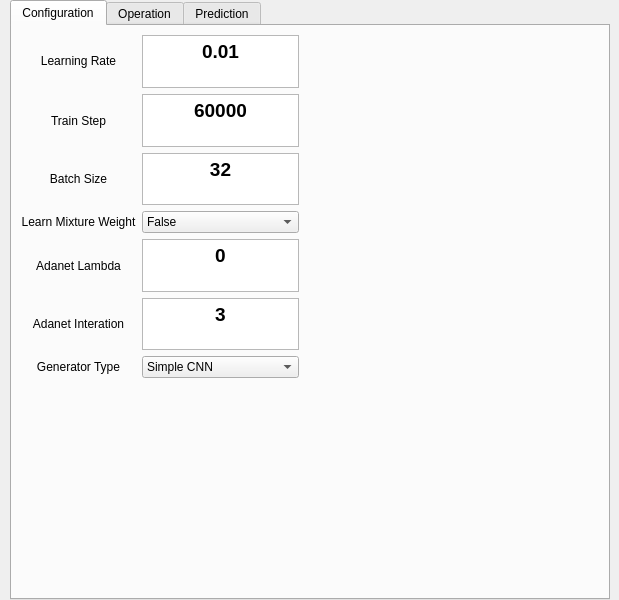
<?xml version="1.0" encoding="UTF-8"?>
<ui version="4.0">
 <class>MainWidget</class>
 <widget class="QWidget" name="MainWidget">
  <property name="geometry">
   <rect>
    <x>0</x>
    <y>0</y>
    <width>619</width>
    <height>600</height>
   </rect>
  </property>
  <property name="sizePolicy">
   <sizepolicy hsizetype="MinimumExpanding" vsizetype="MinimumExpanding">
    <horstretch>0</horstretch>
    <verstretch>0</verstretch>
   </sizepolicy>
  </property>
  <property name="contextMenuPolicy">
   <enum>Qt::NoContextMenu</enum>
  </property>
  <property name="windowTitle">
   <string>AdaNet</string>
  </property>
  <widget class="QTabWidget" name="TabWidget">
   <property name="geometry">
    <rect>
     <x>10</x>
     <y>0</y>
     <width>600</width>
     <height>600</height>
    </rect>
   </property>
   <property name="sizePolicy">
    <sizepolicy hsizetype="MinimumExpanding" vsizetype="MinimumExpanding">
     <horstretch>0</horstretch>
     <verstretch>0</verstretch>
    </sizepolicy>
   </property>
   <property name="currentIndex">
    <number>0</number>
   </property>
   <widget class="QWidget" name="ConfigTab">
    <attribute name="title">
     <string>Configuration</string>
    </attribute>
    <layout class="QGridLayout" name="gridLayout_3">
     <item row="0" column="0">
      <layout class="QGridLayout" name="gridLayout_2" rowstretch="0,0,0,0,0,0,0,0,0,0,0" columnstretch="0,0,0" rowminimumheight="0,0,0,0,0,0,0,0,0,0,0">
       <property name="sizeConstraint">
        <enum>QLayout::SetNoConstraint</enum>
       </property>
       <property name="bottomMargin">
        <number>0</number>
       </property>
       <item row="3" column="0">
        <widget class="QLabel" name="label_4">
         <property name="text">
          <string>Learn Mixture Weight</string>
         </property>
         <property name="alignment">
          <set>Qt::AlignCenter</set>
         </property>
        </widget>
       </item>
       <item row="1" column="0">
        <widget class="QLabel" name="label_2">
         <property name="text">
          <string>Train Step</string>
         </property>
         <property name="alignment">
          <set>Qt::AlignCenter</set>
         </property>
        </widget>
       </item>
       <item row="1" column="2">
        <spacer name="horizontalSpacer">
         <property name="orientation">
          <enum>Qt::Horizontal</enum>
         </property>
         <property name="sizeType">
          <enum>QSizePolicy::Fixed</enum>
         </property>
         <property name="sizeHint" stdset="0">
          <size>
           <width>300</width>
           <height>20</height>
          </size>
         </property>
        </spacer>
       </item>
       <item row="2" column="1">
        <widget class="QTextEdit" name="BatchSize">
         <property name="html">
          <string>&lt;!DOCTYPE HTML PUBLIC &quot;-//W3C//DTD HTML 4.0//EN&quot; &quot;http://www.w3.org/TR/REC-html40/strict.dtd&quot;&gt;
&lt;html&gt;&lt;head&gt;&lt;meta name=&quot;qrichtext&quot; content=&quot;1&quot; /&gt;&lt;style type=&quot;text/css&quot;&gt;
p, li { white-space: pre-wrap; }
&lt;/style&gt;&lt;/head&gt;&lt;body style=&quot; font-family:'Ubuntu'; font-size:11pt; font-weight:400; font-style:normal;&quot;&gt;
&lt;p align=&quot;center&quot; style=&quot; margin-top:0px; margin-bottom:0px; margin-left:0px; margin-right:0px; -qt-block-indent:0; text-indent:0px;&quot;&gt;&lt;span style=&quot; font-size:14pt; font-weight:600;&quot;&gt;32&lt;/span&gt;&lt;/p&gt;&lt;/body&gt;&lt;/html&gt;</string>
         </property>
        </widget>
       </item>
       <item row="0" column="0">
        <widget class="QLabel" name="label">
         <property name="text">
          <string>Learning Rate</string>
         </property>
         <property name="textFormat">
          <enum>Qt::RichText</enum>
         </property>
         <property name="alignment">
          <set>Qt::AlignCenter</set>
         </property>
         <property name="margin">
          <number>1</number>
         </property>
        </widget>
       </item>
       <item row="9" column="1">
        <spacer name="verticalSpacer_4">
         <property name="orientation">
          <enum>Qt::Vertical</enum>
         </property>
         <property name="sizeType">
          <enum>QSizePolicy::Fixed</enum>
         </property>
         <property name="sizeHint" stdset="0">
          <size>
           <width>20</width>
           <height>200</height>
          </size>
         </property>
        </spacer>
       </item>
       <item row="5" column="0">
        <widget class="QLabel" name="label_6">
         <property name="text">
          <string>Adanet Interation</string>
         </property>
         <property name="alignment">
          <set>Qt::AlignCenter</set>
         </property>
        </widget>
       </item>
       <item row="4" column="0">
        <widget class="QLabel" name="label_5">
         <property name="text">
          <string>Adanet Lambda</string>
         </property>
         <property name="alignment">
          <set>Qt::AlignCenter</set>
         </property>
        </widget>
       </item>
       <item row="3" column="1">
        <widget class="QComboBox" name="LearnMixtureWeight">
         <item>
          <property name="text">
           <string>False</string>
          </property>
         </item>
         <item>
          <property name="text">
           <string>True</string>
          </property>
         </item>
        </widget>
       </item>
       <item row="0" column="1">
        <widget class="QTextEdit" name="LearningRate">
         <property name="html">
          <string>&lt;!DOCTYPE HTML PUBLIC &quot;-//W3C//DTD HTML 4.0//EN&quot; &quot;http://www.w3.org/TR/REC-html40/strict.dtd&quot;&gt;
&lt;html&gt;&lt;head&gt;&lt;meta name=&quot;qrichtext&quot; content=&quot;1&quot; /&gt;&lt;style type=&quot;text/css&quot;&gt;
p, li { white-space: pre-wrap; }
&lt;/style&gt;&lt;/head&gt;&lt;body style=&quot; font-family:'Ubuntu'; font-size:11pt; font-weight:400; font-style:normal;&quot;&gt;
&lt;p align=&quot;center&quot; style=&quot; margin-top:0px; margin-bottom:0px; margin-left:0px; margin-right:0px; -qt-block-indent:0; text-indent:0px;&quot;&gt;&lt;span style=&quot; font-size:14pt; font-weight:600;&quot;&gt;0.01&lt;/span&gt;&lt;/p&gt;&lt;/body&gt;&lt;/html&gt;</string>
         </property>
        </widget>
       </item>
       <item row="1" column="1">
        <widget class="QTextEdit" name="TrainStep">
         <property name="html">
          <string>&lt;!DOCTYPE HTML PUBLIC &quot;-//W3C//DTD HTML 4.0//EN&quot; &quot;http://www.w3.org/TR/REC-html40/strict.dtd&quot;&gt;
&lt;html&gt;&lt;head&gt;&lt;meta name=&quot;qrichtext&quot; content=&quot;1&quot; /&gt;&lt;style type=&quot;text/css&quot;&gt;
p, li { white-space: pre-wrap; }
&lt;/style&gt;&lt;/head&gt;&lt;body style=&quot; font-family:'Ubuntu'; font-size:11pt; font-weight:400; font-style:normal;&quot;&gt;
&lt;p align=&quot;center&quot; style=&quot; margin-top:0px; margin-bottom:0px; margin-left:0px; margin-right:0px; -qt-block-indent:0; text-indent:0px;&quot;&gt;&lt;span style=&quot; font-size:14pt; font-weight:600;&quot;&gt;60000&lt;/span&gt;&lt;/p&gt;&lt;/body&gt;&lt;/html&gt;</string>
         </property>
        </widget>
       </item>
       <item row="8" column="1">
        <spacer name="verticalSpacer_3">
         <property name="orientation">
          <enum>Qt::Vertical</enum>
         </property>
         <property name="sizeType">
          <enum>QSizePolicy::Fixed</enum>
         </property>
         <property name="sizeHint" stdset="0">
          <size>
           <width>20</width>
           <height>200</height>
          </size>
         </property>
        </spacer>
       </item>
       <item row="7" column="1">
        <spacer name="verticalSpacer_2">
         <property name="orientation">
          <enum>Qt::Vertical</enum>
         </property>
         <property name="sizeType">
          <enum>QSizePolicy::Fixed</enum>
         </property>
         <property name="sizeHint" stdset="0">
          <size>
           <width>20</width>
           <height>200</height>
          </size>
         </property>
        </spacer>
       </item>
       <item row="4" column="1">
        <widget class="QTextEdit" name="Lambda">
         <property name="html">
          <string>&lt;!DOCTYPE HTML PUBLIC &quot;-//W3C//DTD HTML 4.0//EN&quot; &quot;http://www.w3.org/TR/REC-html40/strict.dtd&quot;&gt;
&lt;html&gt;&lt;head&gt;&lt;meta name=&quot;qrichtext&quot; content=&quot;1&quot; /&gt;&lt;style type=&quot;text/css&quot;&gt;
p, li { white-space: pre-wrap; }
&lt;/style&gt;&lt;/head&gt;&lt;body style=&quot; font-family:'Ubuntu'; font-size:11pt; font-weight:400; font-style:normal;&quot;&gt;
&lt;p align=&quot;center&quot; style=&quot; margin-top:0px; margin-bottom:0px; margin-left:0px; margin-right:0px; -qt-block-indent:0; text-indent:0px;&quot;&gt;&lt;span style=&quot; font-size:14pt; font-weight:600;&quot;&gt;0&lt;/span&gt;&lt;/p&gt;&lt;/body&gt;&lt;/html&gt;</string>
         </property>
        </widget>
       </item>
       <item row="2" column="0">
        <widget class="QLabel" name="label_3">
         <property name="text">
          <string>Batch Size</string>
         </property>
         <property name="alignment">
          <set>Qt::AlignCenter</set>
         </property>
        </widget>
       </item>
       <item row="5" column="1">
        <widget class="QTextEdit" name="AdanetIteration">
         <property name="html">
          <string>&lt;!DOCTYPE HTML PUBLIC &quot;-//W3C//DTD HTML 4.0//EN&quot; &quot;http://www.w3.org/TR/REC-html40/strict.dtd&quot;&gt;
&lt;html&gt;&lt;head&gt;&lt;meta name=&quot;qrichtext&quot; content=&quot;1&quot; /&gt;&lt;style type=&quot;text/css&quot;&gt;
p, li { white-space: pre-wrap; }
&lt;/style&gt;&lt;/head&gt;&lt;body style=&quot; font-family:'Ubuntu'; font-size:11pt; font-weight:400; font-style:normal;&quot;&gt;
&lt;p align=&quot;center&quot; style=&quot; margin-top:0px; margin-bottom:0px; margin-left:0px; margin-right:0px; -qt-block-indent:0; text-indent:0px;&quot;&gt;&lt;span style=&quot; font-size:14pt; font-weight:600;&quot;&gt;3&lt;/span&gt;&lt;/p&gt;&lt;/body&gt;&lt;/html&gt;</string>
         </property>
        </widget>
       </item>
       <item row="10" column="1">
        <spacer name="verticalSpacer_5">
         <property name="orientation">
          <enum>Qt::Vertical</enum>
         </property>
         <property name="sizeType">
          <enum>QSizePolicy::Fixed</enum>
         </property>
         <property name="sizeHint" stdset="0">
          <size>
           <width>20</width>
           <height>200</height>
          </size>
         </property>
        </spacer>
       </item>
       <item row="6" column="0">
        <widget class="QLabel" name="GeneratorType">
         <property name="text">
          <string>Generator Type</string>
         </property>
         <property name="alignment">
          <set>Qt::AlignCenter</set>
         </property>
        </widget>
       </item>
       <item row="6" column="1">
        <widget class="QComboBox" name="Generator">
         <item>
          <property name="text">
           <string>Simple CNN </string>
          </property>
         </item>
         <item>
          <property name="text">
           <string>Simple DNN</string>
          </property>
         </item>
         <item>
          <property name="text">
           <string>NASNet A</string>
          </property>
         </item>
        </widget>
       </item>
      </layout>
     </item>
    </layout>
   </widget>
   <widget class="QWidget" name="OperationTab">
    <attribute name="title">
     <string>Operation</string>
    </attribute>
    <layout class="QHBoxLayout" name="horizontalLayout_3">
     <item>
      <layout class="QVBoxLayout" name="verticalLayout_3">
       <item>
        <widget class="QTextEdit" name="textEdit">
         <property name="sizePolicy">
          <sizepolicy hsizetype="Expanding" vsizetype="Expanding">
           <horstretch>0</horstretch>
           <verstretch>0</verstretch>
          </sizepolicy>
         </property>
         <property name="maximumSize">
          <size>
           <width>16777215</width>
           <height>300</height>
          </size>
         </property>
        </widget>
       </item>
       <item>
        <layout class="QHBoxLayout" name="horizontalLayout_2">
         <item>
          <layout class="QGridLayout" name="gridLayout_4">
           <item row="0" column="0">
            <widget class="QPushButton" name="LoadCustomTest">
             <property name="sizePolicy">
              <sizepolicy hsizetype="Expanding" vsizetype="Fixed">
               <horstretch>0</horstretch>
               <verstretch>0</verstretch>
              </sizepolicy>
             </property>
             <property name="minimumSize">
              <size>
               <width>180</width>
               <height>0</height>
              </size>
             </property>
             <property name="maximumSize">
              <size>
               <width>70</width>
               <height>16777215</height>
              </size>
             </property>
             <property name="text">
              <string>Load Custom Test Data</string>
             </property>
            </widget>
           </item>
           <item row="1" column="0">
            <widget class="QComboBox" name="Dataset">
             <property name="sizePolicy">
              <sizepolicy hsizetype="Maximum" vsizetype="Fixed">
               <horstretch>0</horstretch>
               <verstretch>0</verstretch>
              </sizepolicy>
             </property>
             <item>
              <property name="text">
               <string>Please Select Dataset</string>
              </property>
             </item>
             <item>
              <property name="text">
               <string>MNIST</string>
              </property>
             </item>
             <item>
              <property name="text">
               <string>Fashion MNIST</string>
              </property>
             </item>
             <item>
              <property name="text">
               <string>CIFAR-10</string>
              </property>
             </item>
            </widget>
           </item>
           <item row="0" column="2">
            <widget class="QPushButton" name="TestBtn">
             <property name="sizePolicy">
              <sizepolicy hsizetype="Expanding" vsizetype="Fixed">
               <horstretch>0</horstretch>
               <verstretch>0</verstretch>
              </sizepolicy>
             </property>
             <property name="text">
              <string>Predict</string>
             </property>
            </widget>
           </item>
           <item row="1" column="2">
            <widget class="QPushButton" name="TrainBtn">
             <property name="text">
              <string>Train</string>
             </property>
            </widget>
           </item>
           <item row="0" column="3">
            <spacer name="horizontalSpacer_2">
             <property name="orientation">
              <enum>Qt::Horizontal</enum>
             </property>
             <property name="sizeType">
              <enum>QSizePolicy::Preferred</enum>
             </property>
             <property name="sizeHint" stdset="0">
              <size>
               <width>500</width>
               <height>20</height>
              </size>
             </property>
            </spacer>
           </item>
           <item row="0" column="1">
            <widget class="QPushButton" name="UseDefaultTest">
             <property name="text">
              <string>Use Default Test Data</string>
             </property>
            </widget>
           </item>
          </layout>
         </item>
        </layout>
       </item>
      </layout>
     </item>
    </layout>
    <zorder></zorder>
   </widget>
   <widget class="QWidget" name="PredictionTab">
    <attribute name="title">
     <string>Prediction</string>
    </attribute>
    <layout class="QHBoxLayout" name="horizontalLayout_4">
     <item>
      <layout class="QGridLayout" name="gridLayout">
       <item row="0" column="0" rowspan="2">
        <layout class="QFormLayout" name="formLayout">
         <property name="sizeConstraint">
          <enum>QLayout::SetFixedSize</enum>
         </property>
        </layout>
       </item>
      </layout>
     </item>
    </layout>
   </widget>
  </widget>
 </widget>
 <resources/>
 <connections/>
</ui>
